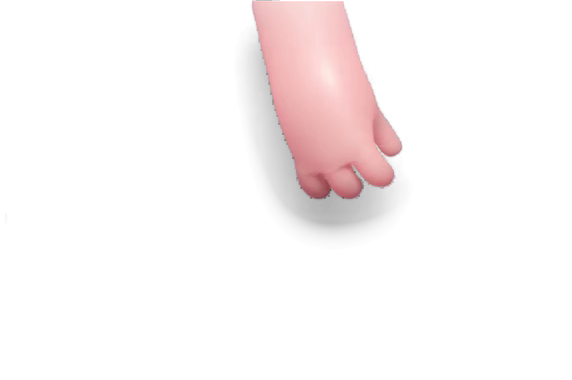
#> input picture tools/blender/video/cutout/hand_000.png, 572 x 380 px; its folder holds only this picture in this run
$ python polish_frames.py
#> lines starting #> are read from the running program, lines starting #| are printed output that depends on the picture; after the words box and inside, x2 and y2 are one past the last pixel; in counts of white or black regions, pixels touching at a corner belong together
"""
Cleans up and sharpens the cut-out frames from extract_frames.py.

  1. De-flickers the fabric: a 3-frame temporal median of the folds/shadows (never the hand).
     A median of three leaves steady motion exactly as it is and only removes one-frame pops,
     which is what the video's compression noise looks like in the soft shading.
  2. Renders at 2x: hand and fabric scaled as separate layers, then combined, so the outline
     never rings into a halo.
  3. Sharpens the hand only (unsharp mask); the fabric stays soft, as cloth shading should.
  4. Smooths the faint haze around the folds (no hard-edged islands), drops white residue.

Run:  python polish_frames.py      video/cutout/hand_###.png -> video/folds/hand_###.png
"""
import os
import numpy as np
from PIL import Image, ImageFilter

SCALE = 2

def fblur(a, r):
    """separable gaussian blur of a float image (sigma = r px), no 8-bit banding"""
    k = np.arange(-int(3 * r + 1), int(3 * r + 1) + 1, dtype=np.float32)
    k = np.exp(-k * k / (2 * r * r)); k /= k.sum()
    p = len(k) // 2
    a = np.pad(a.astype(np.float32), ((p, p), (0, 0)), mode="edge")
    a = sum(k[i] * a[i:i + a.shape[0] - 2 * p] for i in range(len(k)))
    a = np.pad(a, ((0, 0), (p, p)), mode="edge")
    return sum(k[i] * a[:, i:i + a.shape[1] - 2 * p] for i in range(len(k)))

def load(path):
#> called with path = 'tools/blender/video/cutout/hand_000.png'
    return np.asarray(Image.open(path).convert("RGBA")).astype(np.float32) / 255

def main():
    here = os.path.dirname(os.path.abspath(__file__))
    src, dst = os.path.join(here, "video", "cutout"), os.path.join(here, "video", "folds")
    os.makedirs(dst, exist_ok=True)
    names = sorted(n for n in os.listdir(src) if n.startswith("hand_"))
    frames = [load(os.path.join(src, n)) for n in names]

    def mask_img(m):
        return Image.fromarray((m * 255).astype(np.uint8))

    def split(fr):
        rgb, a = fr[..., :3], fr[..., 3]
        # the hand is coloured; the fabric layer is pure black (shadow) or white (highlight)
        sat = rgb.max(2) - rgb.min(2)
        core = (sat > 0.06) & (a > 0.9)
        # the hand's soft edge has unreliable colour: count 2px around the solid hand as hand
        near = np.asarray(mask_img(core).filter(ImageFilter.MaxFilter(5))) > 127
        hand = ((sat > 0.06) | near) & (a > 0.02)
        signed = np.where(rgb.mean(2) < 0.5, a, -a) * ~hand
        return hand, signed, core

    def bleed(rgb, core, radius=2):
        """edge pixels take the colour of the solid hand next to them (no fringe)"""
        w = np.asarray(mask_img(core).filter(ImageFilter.GaussianBlur(radius))).astype(np.float32) / 255
        out = rgb.copy()
        for c in range(3):
            ch = np.asarray(Image.fromarray((rgb[..., c] * core * 255).astype(np.uint8)).filter(
                ImageFilter.GaussianBlur(radius))).astype(np.float32) / 255
            out[..., c] = np.where(w > 0.03, ch / np.maximum(w, 1e-3), rgb[..., c])
        return np.clip(out, 0, 1)

    parts = [split(fr) for fr in frames]
#> parts = 1 item
    for i, (name, fr) in enumerate(zip(names, frames)):
        hand, signed, core = parts[i]
        if 0 < i < len(frames) - 1:
            near_hand = hand | parts[i - 1][0] | parts[i + 1][0]
            med = np.median(np.stack([parts[i - 1][1], signed, parts[i + 1][1]]), axis=0)
            signed = np.where(near_hand, signed, med)
        # no white highlight hugging the hand: that's separation residue, it reads as a rim
        rim = np.asarray(mask_img(hand).filter(ImageFilter.MaxFilter(9))) > 127
        signed = np.where(rim & (signed < 0), 0.0, signed)
        # No white highlights: on a light screen they're invisible except where
        # they're residue (they showed as white dashes).
        signed = np.maximum(signed, 0.0)
        # The broad haze around the folds is only a few % dark; the cut-out's noise
        # floor chopped it into islands with hard edges. Keep the crease lines as
        # they are and replace the faint part with a wide, soft version of itself.
        lo = np.minimum(signed, 0.06)
        signed = (signed - lo) + fblur(lo, 9)
        # soft fade at the sides instead of a hard trim
        ramp = np.clip(np.arange(signed.shape[1], dtype=np.float32) / 24, 0, 1)
        signed = signed * np.minimum(ramp, ramp[::-1])[None, :]
        a_f = np.abs(signed)
        h, w = a_f.shape
        size = (w * SCALE, h * SCALE)

        def up(x, how):
            return np.asarray(Image.fromarray((np.clip(x, 0, 1) * 255 + 0.5).astype(np.uint8)).resize(
                size, how)).astype(np.float32) / 255

        # Hand and fabric are scaled as two separate layers, each with smooth
        # colour across the hand's outline, and only combined at 2x. Scaling them
        # together puts a hard pink-to-black jump at the outline, which rings
        # into a pale halo.
        # -- hand: solid colour bled a few px outward, transparency from coverage
        edge = hand & ~core
        hand_c = np.where(core[..., None], fr[..., :3], bleed(fr[..., :3], core, radius=4))
        seen = (fr[..., :3].max(2) - fr[..., :3].min(2)) * fr[..., 3]
        solid = hand_c.max(2) - hand_c.min(2)
        coverage = np.clip(seen / np.maximum(solid, 0.05), 0, 1)
        hand_a = np.where(hand, np.where(edge, np.minimum(fr[..., 3], coverage), fr[..., 3]), 0.0)
        # -- fabric: carries on under the hand's edge so there's no gap at the outline
        fab_c = np.where(signed >= 0, 0.0, 1.0)
        out_mask = (~hand).astype(np.float32)
        under = np.asarray(Image.fromarray((a_f * out_mask * 255).astype(np.uint8)).filter(
            ImageFilter.GaussianBlur(3))).astype(np.float32) / 255
        norm = np.asarray(mask_img(out_mask).filter(ImageFilter.GaussianBlur(3))).astype(np.float32) / 255
        fab_a = np.where(hand, under / np.maximum(norm, 0.05), a_f)
        fab_c = np.where(hand, 0.0, fab_c)

        Hc = np.dstack([up(hand_c[..., c], Image.LANCZOS) for c in range(3)])
        Ha = up(hand_a, Image.BILINEAR)
        Fa = up(fab_a, Image.BILINEAR)
        Fc = up(fab_c, Image.BILINEAR)[..., None] * np.ones(3)
        # sharpen only the inside of the hand, never its outline
        inner = np.asarray(mask_img(core).filter(ImageFilter.MinFilter(5)))
        hand_big = np.asarray(Image.fromarray(inner).resize(size, Image.BILINEAR).filter(
            ImageFilter.GaussianBlur(2))).astype(np.float32)[..., None] / 255
        sharp = np.asarray(Image.fromarray((np.clip(Hc, 0, 1) * 255).astype(np.uint8)).filter(
            ImageFilter.UnsharpMask(radius=1.6, percent=90, threshold=1))).astype(np.float32) / 255
        Hc = np.clip(sharp * hand_big + Hc * (1 - hand_big), 0, 1)
        # hand over fabric
        A = Ha + (1 - Ha) * Fa
        out_rgb = (Ha[..., None] * Hc + ((1 - Ha) * Fa)[..., None] * Fc) / np.maximum(A[..., None], 1e-4)
        out = np.dstack([np.clip(out_rgb, 0, 1), A])
        out[A < 0.004] = 0
        Image.fromarray((out * 255 + 0.5).astype(np.uint8), "RGBA").save(os.path.join(dst, name))
#> this loop made 1 pass
#> (name, p in fblur, h, size) on pass 1: ('hand_000.png', 28, 380, (1144, 760))
#> pass 1, in main, `hand, signed, core = parts[i]`:
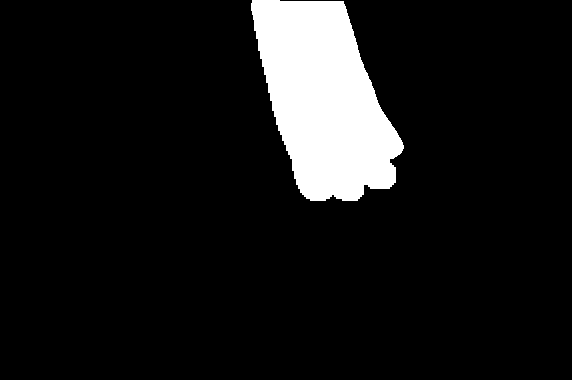
#> hand: shape (380, 572) bool; 9.3% white; 1 white region, box (x1, y1, x2, y2) and area: (251, 0, 404, 201) 20261
#> pass 1, in main, `rim = np.asarray(mask_img(hand).filter(ImageFilter.MaxFilter(9))) > 127`:
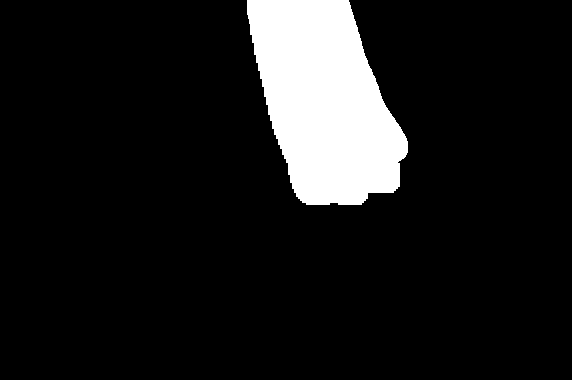
#> rim: shape (380, 572) bool; 10.5% white; 1 white region, box (x1, y1, x2, y2) and area: (247, 0, 408, 205) 22908
#> after the loop: edge: shape (380, 572) bool; 0.57% white in thin lines or dots, all inside (x1, y1, x2, y2) = (251, 0, 404, 201)
#> after the loop: fab_c: shape (380, 572) float64; every value is 0
#> after the loop: inner: shape (380, 572); 7.9% white; 1 white region, box (x1, y1, x2, y2) and area: (254, 3, 400, 197) 17276
#> after the loop:
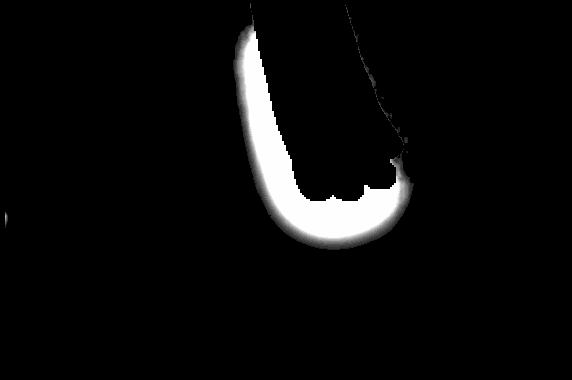
#> lo: shape (380, 572) float32; min 0, max 0.06, mean 0.00274; drawn with min black and max white
#> after the loop:
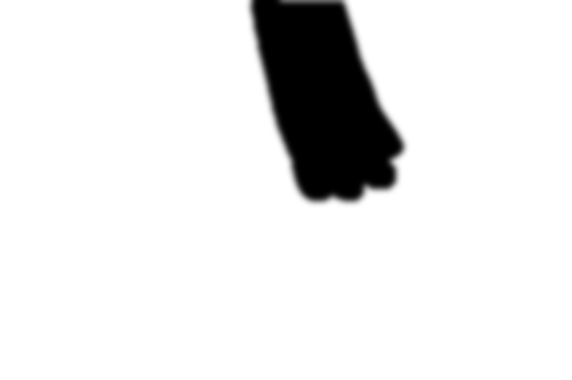
#> norm: shape (380, 572) float32; min 0, max 1, mean 0.907
#> after the loop:
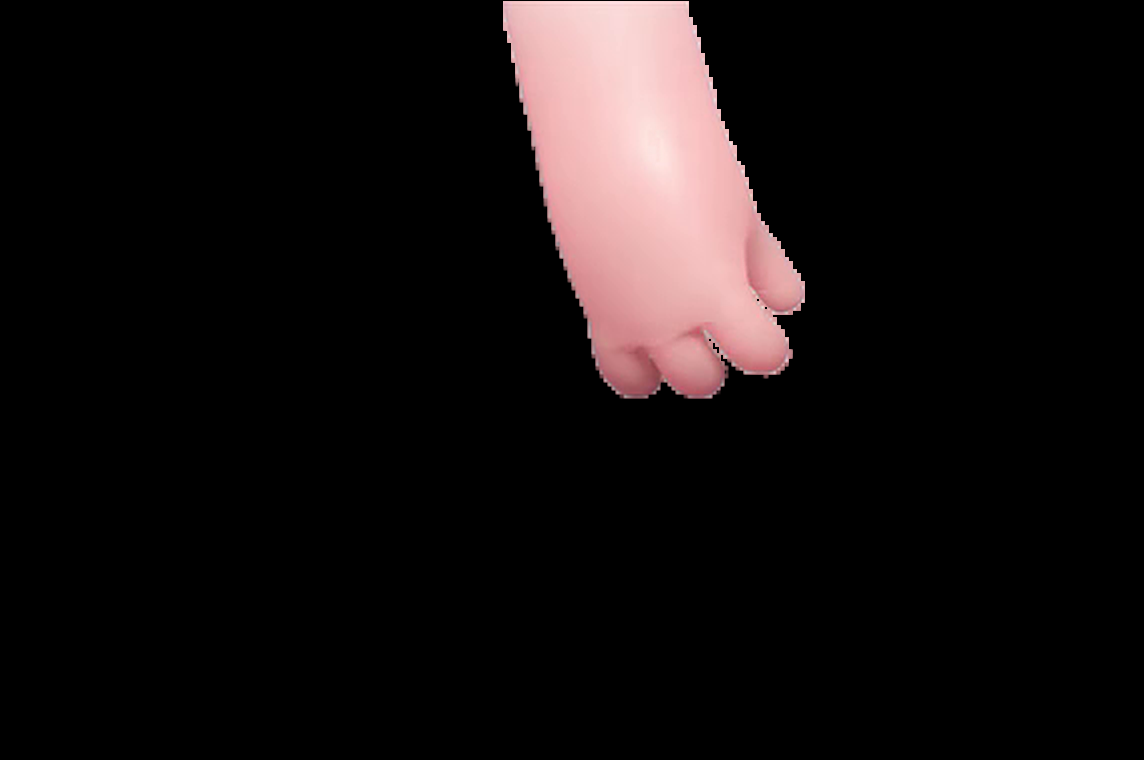
#> out_rgb: shape (760, 1144, 3) float64; mean of channels 0, 1, 2 0.0827, 0.0629, 0.0633; drawn as R, G, B
#> after the loop:
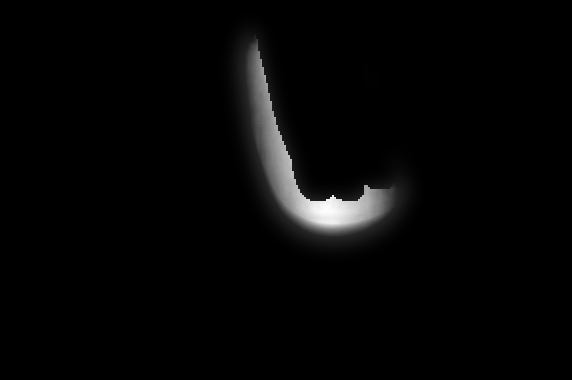
#> signed: shape (380, 572) float32; min 0, max 0.285, mean 0.00634; drawn with min black and max white
#> after the loop:
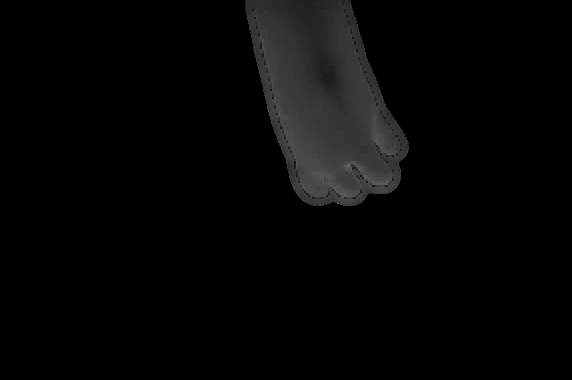
#> solid: shape (380, 572) float32; min 0, max 0.404, mean 0.0234
    print("polished", len(names), "frames at", SCALE, "x")

if __name__ == "__main__":
    main()
